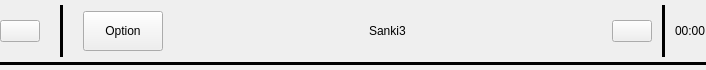
<?xml version="1.0" encoding="UTF-8"?>
<ui version="4.0">
 <class>status_bar</class>
 <widget class="QWidget" name="status_bar">
  <property name="geometry">
   <rect>
    <x>0</x>
    <y>0</y>
    <width>706</width>
    <height>70</height>
   </rect>
  </property>
  <property name="sizePolicy">
   <sizepolicy hsizetype="Expanding" vsizetype="Fixed">
    <horstretch>0</horstretch>
    <verstretch>0</verstretch>
   </sizepolicy>
  </property>
  <property name="minimumSize">
   <size>
    <width>0</width>
    <height>60</height>
   </size>
  </property>
  <property name="maximumSize">
   <size>
    <width>16777215</width>
    <height>70</height>
   </size>
  </property>
  <property name="windowTitle">
   <string>Form</string>
  </property>
  <layout class="QVBoxLayout" name="verticalLayout">
   <property name="spacing">
    <number>0</number>
   </property>
   <property name="leftMargin">
    <number>0</number>
   </property>
   <property name="topMargin">
    <number>5</number>
   </property>
   <property name="rightMargin">
    <number>0</number>
   </property>
   <property name="bottomMargin">
    <number>5</number>
   </property>
   <item>
    <layout class="QHBoxLayout" name="horizontalLayout_2">
     <property name="spacing">
      <number>0</number>
     </property>
     <property name="bottomMargin">
      <number>5</number>
     </property>
     <item>
      <widget class="QPushButton" name="ButtonExit">
       <property name="sizePolicy">
        <sizepolicy hsizetype="Fixed" vsizetype="Fixed">
         <horstretch>0</horstretch>
         <verstretch>0</verstretch>
        </sizepolicy>
       </property>
       <property name="minimumSize">
        <size>
         <width>0</width>
         <height>0</height>
        </size>
       </property>
       <property name="maximumSize">
        <size>
         <width>16777215</width>
         <height>16777215</height>
        </size>
       </property>
       <property name="text">
        <string/>
       </property>
       <property name="icon">
        <iconset resource="Resources/sanki.qrc">
         <normaloff>:/icons/close.png</normaloff>:/icons/close.png</iconset>
       </property>
       <property name="iconSize">
        <size>
         <width>45</width>
         <height>45</height>
        </size>
       </property>
       <property name="flat">
        <bool>false</bool>
       </property>
      </widget>
     </item>
     <item>
      <spacer name="horizontalSpacer_3">
       <property name="orientation">
        <enum>Qt::Horizontal</enum>
       </property>
       <property name="sizeType">
        <enum>QSizePolicy::Minimum</enum>
       </property>
       <property name="sizeHint" stdset="0">
        <size>
         <width>20</width>
         <height>20</height>
        </size>
       </property>
      </spacer>
     </item>
     <item>
      <widget class="Line" name="line">
       <property name="frameShadow">
        <enum>QFrame::Plain</enum>
       </property>
       <property name="lineWidth">
        <number>5</number>
       </property>
       <property name="midLineWidth">
        <number>5</number>
       </property>
       <property name="orientation">
        <enum>Qt::Vertical</enum>
       </property>
      </widget>
     </item>
     <item>
      <spacer name="horizontalSpacer_4">
       <property name="orientation">
        <enum>Qt::Horizontal</enum>
       </property>
       <property name="sizeType">
        <enum>QSizePolicy::Minimum</enum>
       </property>
       <property name="sizeHint" stdset="0">
        <size>
         <width>20</width>
         <height>20</height>
        </size>
       </property>
      </spacer>
     </item>
     <item>
      <widget class="QPushButton" name="ButtonOption">
       <property name="sizePolicy">
        <sizepolicy hsizetype="Minimum" vsizetype="Expanding">
         <horstretch>0</horstretch>
         <verstretch>0</verstretch>
        </sizepolicy>
       </property>
       <property name="minimumSize">
        <size>
         <width>0</width>
         <height>0</height>
        </size>
       </property>
       <property name="maximumSize">
        <size>
         <width>16777215</width>
         <height>40</height>
        </size>
       </property>
       <property name="font">
        <font>
         <pointsize>9</pointsize>
        </font>
       </property>
       <property name="text">
        <string>Option</string>
       </property>
       <property name="icon">
        <iconset resource="Resources/sanki.qrc">
         <normaloff>:/icons/folder.png</normaloff>:/icons/folder.png</iconset>
       </property>
       <property name="iconSize">
        <size>
         <width>40</width>
         <height>40</height>
        </size>
       </property>
      </widget>
     </item>
     <item>
      <spacer name="horizontalSpacer">
       <property name="orientation">
        <enum>Qt::Horizontal</enum>
       </property>
       <property name="sizeHint" stdset="0">
        <size>
         <width>40</width>
         <height>20</height>
        </size>
       </property>
      </spacer>
     </item>
     <item>
      <widget class="QLabel" name="LabelStatus">
       <property name="font">
        <font>
         <pointsize>9</pointsize>
        </font>
       </property>
       <property name="text">
        <string>Sanki3</string>
       </property>
      </widget>
     </item>
     <item>
      <spacer name="horizontalSpacer_2">
       <property name="orientation">
        <enum>Qt::Horizontal</enum>
       </property>
       <property name="sizeHint" stdset="0">
        <size>
         <width>40</width>
         <height>20</height>
        </size>
       </property>
      </spacer>
     </item>
     <item>
      <widget class="QPushButton" name="ButtonSettings">
       <property name="sizePolicy">
        <sizepolicy hsizetype="Fixed" vsizetype="Fixed">
         <horstretch>0</horstretch>
         <verstretch>0</verstretch>
        </sizepolicy>
       </property>
       <property name="text">
        <string/>
       </property>
       <property name="icon">
        <iconset resource="Resources/sanki.qrc">
         <normaloff>:/icons/settings.png</normaloff>:/icons/settings.png</iconset>
       </property>
       <property name="iconSize">
        <size>
         <width>40</width>
         <height>40</height>
        </size>
       </property>
      </widget>
     </item>
     <item>
      <spacer name="horizontalSpacer_5">
       <property name="orientation">
        <enum>Qt::Horizontal</enum>
       </property>
       <property name="sizeType">
        <enum>QSizePolicy::Minimum</enum>
       </property>
       <property name="sizeHint" stdset="0">
        <size>
         <width>10</width>
         <height>20</height>
        </size>
       </property>
      </spacer>
     </item>
     <item>
      <widget class="Line" name="line_3">
       <property name="frameShadow">
        <enum>QFrame::Plain</enum>
       </property>
       <property name="lineWidth">
        <number>4</number>
       </property>
       <property name="orientation">
        <enum>Qt::Vertical</enum>
       </property>
      </widget>
     </item>
     <item>
      <spacer name="horizontalSpacer_6">
       <property name="orientation">
        <enum>Qt::Horizontal</enum>
       </property>
       <property name="sizeType">
        <enum>QSizePolicy::Minimum</enum>
       </property>
       <property name="sizeHint" stdset="0">
        <size>
         <width>10</width>
         <height>20</height>
        </size>
       </property>
      </spacer>
     </item>
     <item>
      <widget class="QLabel" name="labelTime">
       <property name="sizePolicy">
        <sizepolicy hsizetype="Preferred" vsizetype="Expanding">
         <horstretch>0</horstretch>
         <verstretch>0</verstretch>
        </sizepolicy>
       </property>
       <property name="font">
        <font>
         <pointsize>9</pointsize>
        </font>
       </property>
       <property name="text">
        <string>00:00</string>
       </property>
      </widget>
     </item>
    </layout>
   </item>
   <item>
    <widget class="Line" name="line_2">
     <property name="sizePolicy">
      <sizepolicy hsizetype="Minimum" vsizetype="Fixed">
       <horstretch>0</horstretch>
       <verstretch>0</verstretch>
      </sizepolicy>
     </property>
     <property name="minimumSize">
      <size>
       <width>0</width>
       <height>0</height>
      </size>
     </property>
     <property name="layoutDirection">
      <enum>Qt::LeftToRight</enum>
     </property>
     <property name="frameShadow">
      <enum>QFrame::Plain</enum>
     </property>
     <property name="lineWidth">
      <number>4</number>
     </property>
     <property name="midLineWidth">
      <number>0</number>
     </property>
     <property name="orientation">
      <enum>Qt::Horizontal</enum>
     </property>
    </widget>
   </item>
  </layout>
 </widget>
 <resources>
  <include location="Resources/sanki.qrc"/>
 </resources>
 <connections/>
</ui>
